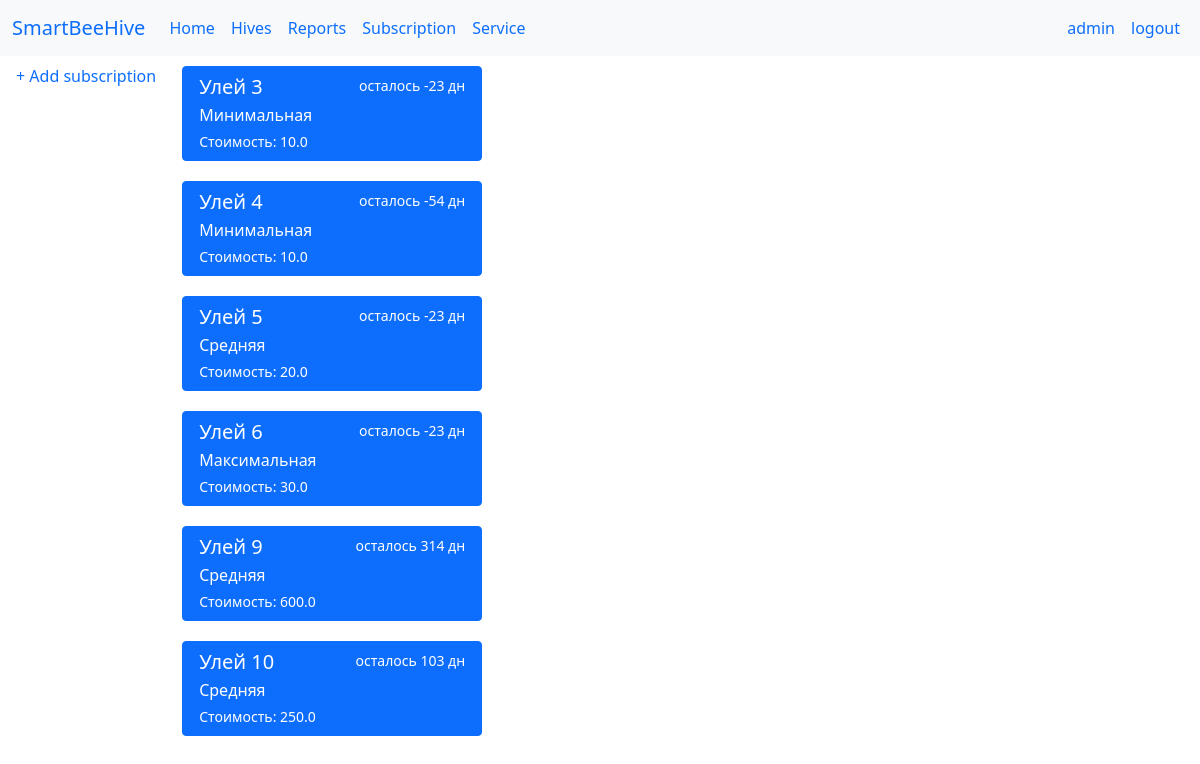
The app's page /subscription/ (signed in) with its own data.
### hives/models.py (models this page shows, shortened)
class Subscription(models.Model):
    start_date = models.DateField(auto_now_add=True, verbose_name='Начало')
    end_date = models.DateField(verbose_name="Конец")
    hive_id = models.OneToOneField('Hive', on_delete=models.SET_NULL, null=True)
    service = models.ForeignKey('Service', on_delete=models.SET_NULL, null=True)
    coast = models.FloatField(verbose_name='Стоимость')
    class Meta:
        ordering = ['hive_id']

class Hive(models.Model):
    coordinate = models.CharField(max_length=100, verbose_name="Координаты")
    class Meta:
        pass
    def __str__(self):
        return str(self.pk)

class Service(models.Model):
    name = models.CharField(max_length=150, verbose_name='Название')
    count_of_request = models.IntegerField(verbose_name='Количество запросов')
    class Meta:
        ordering = ['-count_of_request']
    def __str__(self):
        return self.name

### hives/views.py (the view)
# urls.py: path('subscription/', view_subscription_page),
def view_subscription_page(request):
    subscriptions = Subscription.objects.all()
    dates = dict()
    for sub in subscriptions:
        dates[sub.pk] = (sub.end_date - datetime.date.today()).days
    print(dates)
    return render(request, 'subscription.html', context={"subscriptions": subscriptions, "dates": dates})

### templates/subscription.html
{% extends "base.html" %}
{% block content_nav %}
    <a class="nav-link" href="/add_subscription">+ Add subscription</a>
{% endblock %}
{% block content %}
    {% for subscription in subscriptions %}
        <div class="list-group" style="width:300px; margin: 10px 10px 10px 10px">
            <a href="/subscription_delete_conf/?subscription_id={{ subscription.pk }}" class="list-group-item list-group-item-action active" aria-current="true">
                <div class="d-flex w-100 justify-content-between">
                    <h5 class="mb-1">Улей {{ subscription.hive_id }}</h5>
                    <small>осталось
                        {% for sub,date in dates.items %}
                            {% if sub == subscription.pk %}
                                {{ date }}
                            {% endif %}
                        {% endfor %}дн</small>
                </div>
                <p class="mb-1">{{ subscription.service }}</p>
                <small>Стоимость: {{ subscription.coast }}</small>
            </a>
        </div>
    {% endfor %}
{% endblock %}

### templates/base.html (shortened to what this page needs)
<head>
    <link rel="stylesheet" href="https://cdnjs.cloudflare.com/ajax/libs/Chart.js/2.8.0/Chart.min.css"
/>
    <link href="https://cdn.jsdelivr.net/npm/bootstrap@5.0.2/dist/css/bootstrap.min.css" rel="stylesheet"
>
</head>
<body>
{% block nav %}
    <nav class="navbar navbar-expand-lg bg-light">
        <div class="container-fluid">
            <a class="navbar-brand" href="/">SmartBeeHive</a>
            <div class="collapse navbar-collapse" id="navbarSupportedContent">
                <ul class="navbar-nav me-auto mb-2 mb-lg-0">
                    <li class="nav-item">
                        <a class="nav-link active" aria-current="page" href="/">Home</a>
                    </li>
                    <li class="nav-item">
                        <a class="nav-link" href="/hive">Hives</a>
                    </li>
                    <li class="nav-item">
                        <a class="nav-link active" href="/report">Reports</a>
                    </li>
                    <li class="nav-item">
                        <a class="nav-link active" href="/subscription">Subscription</a>
                    </li>
                    <li class="nav-item">
                        <a class="nav-link active" href="/service">Service</a>
                    </li>
                </ul>
                <ul class="navbar-nav me-0 mb-2 mb-lg-0">
                    {% if not user.is_authenticated %}
                        <li class="nav-item">
                            <a class="nav-link active" href="/accounts/login/">login</a>
                        </li>
                    {% else %}
                        <li class="nav-item">
                            <a class="nav-link active">
                                {{ user.get_username }}
                            </a>
                        </li>
                        <li class="nav-item">
                            <a class="nav-link active" href="/accounts/logout/">logout</a>
                        </li>
                    {% endif %}
                </ul>
            </div>
        </div>
    </nav>
{% endblock %}
{% block body %}
    <div class="class1">
        <div style="height: 100%">
            {% block content_nav %}
            {% endblock %}
        </div>
        <div class="class1" style="flex-flow: column; width:1000px; height:300px">
            {% block content %}
            {% endblock %}
        </div>
    </div>
{% endblock %}
</body>

### templates/base.html (style rules this page uses)
.class1 { display: flex; justify-content: flex-start; }

### records on screen
Subscription: hive_id "3", dates "-23", service "Минимальная", coast "10.0"
Subscription: hive_id "4", dates "-54", service "Минимальная", coast "10.0"
Subscription: hive_id "5", dates "-23", service "Средняя", coast "20.0"
Subscription: hive_id "6", dates "-23", service "Максимальная", coast "30.0"
Subscription: hive_id "9", dates "314", service "Средняя", coast "600.0"
Subscription: hive_id "10", dates "103", service "Средняя", coast "250.0"

### other values on screen
{{ user.get_username }} "admin"
